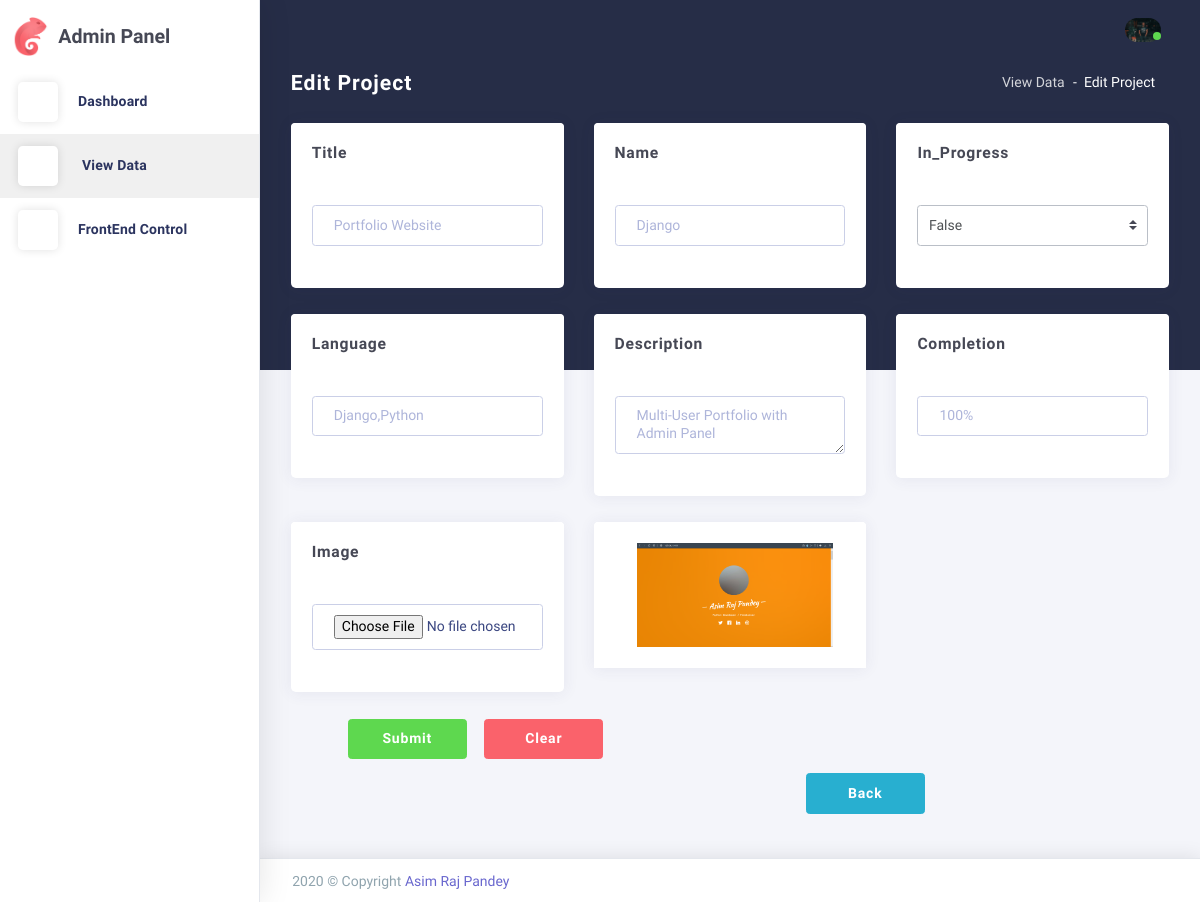
Screenshot of /admin-Panel/edit-project/12 (signed in) with the database file from the repository.
### User/models.py (models this page shows, shortened)
class UserProfile(models.Model):
    name = models.CharField(max_length=30,null=True)
    interest = models.CharField(max_length=100,null=True)
    address = models.CharField(max_length=80,null=True)
    phone_no = models.IntegerField(default='000000')
    email = models.EmailField(unique=True)
    website = models.CharField(max_length=100,null=True)
    about = models.TextField(null=True)
    image = models.ImageField(upload_to='user/',null=True)
    resume = models.FileField(upload_to='resume/',null=True)
    vuser = models.ForeignKey(User,on_delete=models.CASCADE)

class Project(models.Model):
    user = models.ForeignKey(User,on_delete=models.CASCADE)
    title = models.CharField(max_length=30,default='Undefined')
    name = models.CharField(max_length=30,default='Undefined')
    in_progress = models.BooleanField(default=False)
    language = models.CharField(max_length=30,null=True)
    description = models.TextField(null=True)
    completion = models.IntegerField(default='0')
    image = models.ImageField(upload_to='project/',null=True)

### adminpanel/views.py (the view)
# urls.py: path('edit-project/<int:id>',views.edit_project,name='editProject'),
@login_required(login_url='login')
def edit_project(request, id):
    data = UserProfile.objects.get(vuser = request.user)
    project = Project.objects.get(id = id)
    if request.method == 'POST':
        if request.POST['title'] != '': project.title = request.POST['title']
        if request.POST['name'] != '': project.name = request.POST['name']
        if request.POST['language'] != '': project.language = request.POST['language']
        if request.POST['description'] != '': project.description = request.POST['description']
        if request.POST['completion'] != '': project.completion = request.POST['completion']
        if request.POST['in_progress'] != '': project.in_progress = request.POST['in_progress']
        try:
            project.image = request.FILES['image']
        except MultiValueDictKeyError:
            pass
        try:
            project.save()
            return redirect('view')
        except:
            return render(request,'admin-panel/panel/edit-project.html',{'data':data,'project':project,'error':'Could not Edit Project','active':'active'})
    else:
        return render(request,'admin-panel/panel/edit-project.html',{'data':data,'project':project,'active':'active'})

### template/admin-panel/panel/edit-project.html (shortened to what this page needs)
{% extends 'admin-panel/panel/template/main.html'%}
{% load static %}
{% block 'content'%}
<div class="app-content content">
    <div class="content-wrapper">
      <div class="content-header row">
        <div class="content-header-left col-md-4 col-12 mb-2">
          <h3 class="content-header-title">Edit Project</h3>
        </div>
        <div class="content-header-right col-md-8 col-12">
          <div class="breadcrumbs-top float-md-right">
            <div class="breadcrumb-wrapper mr-1">
              <ol class="breadcrumb">
                <li class="breadcrumb-item"><a href="{% url 'view' %}">View Data</a>
                </li>
                <li class="breadcrumb-item active">Edit Project
                </li>
              </ol>
            </div>
          </div>
        </div>
      </div>
<form action="{% url 'editProject' project.id %}" method="POST" enctype="multipart/form-data">
<div class="content-body">
  <section class="basic-inputs">
  <div class="row match-height">
    <div class="col-xl-4 col-lg-6 col-md-12">
        <div class="card">
            <div class="card-header">
                <h4 class="card-title">Title</h4>
            </div>
            <div class="card-block">
                <div class="card-body">
                    <fieldset class="form-group">
                        <input type="text" class="form-control" id="placeholderInput" name="title" placeholder="{{project.title}}">
                    </fieldset>
                </div>
            </div>
        </div>
    </div>
    <div class="col-xl-4 col-lg-6 col-md-12">
      <div class="card">
          <div class="card-header">
              <h4 class="card-title">Name</h4>
          </div>
          <div class="card-block">
              <div class="card-body">
                  <fieldset class="form-group">
                      <input type="text" class="form-control" id="placeholderInput" name="name" placeholder="{{project.name}}">
                  </fieldset>
              </div>
          </div>
      </div>
    </div>
    <div class="col-xl-4 col-lg-6 col-md-12">
      <div class="card">
          <div class="card-header">
              <h4 class="card-title">In_Progress</h4>
          </div>
          <div class="card-block">
              <div class="card-body">
                <fieldset class="form-group">
                  <select class="custom-select" id="customSelect" name="in_progress">
                      <option value="False" {% if project.in_progress == False%}selected {%endif%}>False</option>
                  </select>
              </fieldset>
              </div>
          </div>
      </div>
    </div>
    <div class="col-xl-4 col-lg-6 col-md-12">
      <div class="card">
          <div class="card-header">
              <h4 class="card-title">Language</h4>
          </div>
          <div class="card-block">
              <div class="card-body">
                  <fieldset class="form-group">
                      <input type="text" class="form-control" id="placeholderInput" name="language" placeholder="{{project.language}}">
                  </fieldset>
              </div>
          </div>
      </div>
    </div>
    <div class="col-xl-4 col-lg-6 col-md-12">
      <div class="card">
          <div class="card-header">
              <h4 class="card-title">Description</h4>
          </div>
          <div class="card-block">
              <div class="card-body">
                  <fieldset class="form-group">
                      <textarea class="form-control" id="placeTextarea" name="description" rows="2" placeholder="{{project.description}}"></textarea>
                  </fieldset>
              </div>
          </div>
      </div>
    </div>
    <div class="col-xl-4 col-lg-6 col-md-12">
      <div class="card">
          <div class="card-header">
              <h4 class="card-title">Completion</h4>
          </div>
          <div class="card-block">
              <div class="card-body">
                  <fieldset class="form-group">
                      <input type="number" min="0" max="100" class="form-control" id="placeholderInput" name="completion" placeholder="{{project.completion}}%">
                  </fieldset>
              </div>
          </div>
      </div>
    </div>
    <div class="col-xl-4 col-lg-6 col-md-12">
      <div class="card">
          <div class="card-header">
              <h4 class="card-title">Image</h4>
          </div>
          <div class="card-block">
              <div class="card-body">
                  <fieldset class="form-group">
                      <input type="file" class="form-control" name="image" id="placeholderInput">
                  </fieldset>
              </div>
          </div>
      </div>
    </div>
    {% if project.image != ''%}
    <div class="col-xl-4 col-lg-6 col-md-12">
        <div class="card">
            <div class="card-header">
              <img src="{{project.image.url}}" alt="Project Image" style="width: 85%; margin-left: 22px;">
            </div>
        </div>
    </div>
    <div style="margin-left: 72px;">
      <button type="submit" class="btn btn-success btn-min-width mr-1 mb-1">Submit</button>
      <input type="reset" class="btn btn-danger btn-min-width mr-1 mb-1" value="Clear"></input>
    </div>
    <div style="margin-left: 530px;">
        <a href="{% url 'view' %}" class="btn btn-info btn-min-width mr-1 mb-1">Back</a>
    </div>
    {% endif %}
  </div>
  </section>
</div>
</form>
</div>
</div>
{% endblock %}

### template/admin-panel/panel/template/main.html (shortened to what this page needs)
{% load static %}
<!DOCTYPE html>
<html class="loading" lang="en" data-textdirection="ltr">
  <head>
    <link href="https://maxcdn.icons8.com/fonts/line-awesome/1.1/css/line-awesome.min.css" rel="stylesheet">
    <link rel="stylesheet" type="text/css" href="{% static 'adminPanel/panel/css/vendors.css'%}">
    <link rel="stylesheet" type="text/css" href="{% static 'adminPanel/panel/css/app-lite.css'%}">
    <link rel="stylesheet" type="text/css" href="{% static 'adminPanel/panel/css/core/menu/menu-types/vertical-menu.css'%}">
    <link rel="stylesheet" type="text/css" href="{% static 'adminPanel/panel/css/core/colors/palette-gradient.css'%}">
    <link rel="stylesheet" type="text/css" href="{% static 'adminPanel/panel/css/pages/dashboard-ecommerce.css'%}">
  </head>
  <body class="vertical-layout vertical-menu 2-columns   menu-expanded fixed-navbar" data-open="click" data-menu="vertical-menu" data-color="bg-chartbg" data-col="2-columns">
    <nav class="header-navbar navbar-expand-md navbar navbar-with-menu navbar-without-dd-arrow fixed-top navbar-semi-light">
      <div class="navbar-wrapper">
        <div class="navbar-container content">
          <div class="collapse navbar-collapse show" id="navbar-mobile">
            <ul class="nav navbar-nav float-right">
              <li class="dropdown dropdown-user nav-item"><a class="dropdown-toggle nav-link dropdown-user-link" data-toggle="dropdown"><span class="avatar avatar-online">
                {% if data.image == '' %}
                    <img src="{% static 'adminPanel/panel/images/portrait/default.jpg'%}" alt="avatar">
                {% else %}
                    <img src=" {{data.image.url}}" alt="avatar">
                {% endif %}
                    <i></i></span></a>
              </li>
            </ul>
          </div>
        </div>
      </div>
    </nav>
    <div class="main-menu menu-fixed menu-light menu-accordion    menu-shadow " data-scroll-to-active="true" data-img="{% static 'adminPanel/panel/images/backgrounds/02.jpg' %}">
      <div class="navbar-header">
        <ul class="nav navbar-nav flex-row">
          <li class="nav-item mr-auto"><a class="navbar-brand" href="{% url 'index' %}"><img class="brand-logo" alt="Chameleon admin logo" src="{% static 'adminPanel/panel/images/logo/logo.png'%}"/>
              <h3 class="brand-text">Admin Panel</h3></a></li>
        </ul>
      </div>
      <div class="main-menu-content">
        <ul class="navigation navigation-main" id="main-menu-navigation" data-menu="menu-navigation">
          <li class="{% if active or frontend %}nav-item{%else%}active{%endif%}"><a href="{% url 'index' %}"><i class="ft-home"></i><span class="menu-title" data-i18n="">Dashboard</span></a>
          </li>
          <li class="{% if active %}active{%else%}nav-item{%endif%}"><a href="{% url 'view' %}"><i class="ft-credit-card"></i><span class="menu-title" data-i18n="">View Data</span></a>
          </li>
          <li class="{% if frontend %}active{%else%}nav-item{%endif%}"><a href="{% url 'frontend' %}"><i class="ft-credit-card"></i><span class="menu-title" data-i18n="">FrontEnd Control</span></a>
          </li>
        </ul>
      </div>
      <div class="navigation-background"></div>
    </div>
   {% block 'content'%}
   {% endblock%}
    <footer class="footer footer-static footer-light navbar-border navbar-shadow">
      <div class="clearfix blue-grey lighten-2 text-sm-center mb-0 px-2"><span class="float-md-left d-block d-md-inline-block">2020  &copy; Copyright <a class="text-bold-800 grey darken-2" href="">Asim Raj Pandey</a></span>
      </div>
    </footer>
  </body>
</html>

### static/adminPanel/panel/css/core/menu/menu-types/vertical-menu.css (style rules this page uses)
body.vertical-layout.vertical-menu.menu-expanded .navbar-header { z-index: 999; float: left; width: 260px; }
body.vertical-layout.vertical-menu.menu-expanded .navbar .navbar-container { margin-left: 260px; }
body.vertical-layout.vertical-menu.menu-expanded .main-menu { width: 260px; -webkit-transition: 300ms ease all; -moz-transition: 300ms ease all; -o-transition: 300ms ease all; transition: 300ms ease all; -webkit-backface-visibility: hidden; -moz-backface-visibility: hidden; backface-visibility: hidden; }
body.vertical-layout.vertical-menu.menu-expanded .main-menu .navigation > li > a > i:before { font-size: 1.5rem; }
body.vertical-layout.vertical-menu.menu-expanded .main-menu .navigation > li > a > span { -webkit-transition: -webkit-transform .3s ease; -moz-transition: transform .3s ease, -moz-transform .3s ease; -o-transition: -o-transform .3s ease; transition: -webkit-transform .3s ease; transition: transform .3s ease; transition: transform .3s ease, -webkit-transform .3s ease, -moz-transform .3s ease, -o-transform .3s ease; }
body.vertical-layout.vertical-menu.menu-expanded .main-menu.menu-light .navigation > li > a > i { line-height: 40px; display: inline-block; width: 40px; height: 40px; margin-right: 20px; text-align: center; vertical-align: middle; border-radius: 12%; background: #fff; -webkit-box-shadow: 0 0 10px rgba(0, 0, 0, .12); box-shadow: 0 0 10px rgba(0, 0, 0, .12); }
body.vertical-layout.vertical-menu.menu-expanded .content, body.vertical-layout.vertical-menu.menu-expanded .footer { margin-left: 260px; }

### static/adminPanel/panel/css/pages/dashboard-ecommerce.css (style rules this page uses)
.content .content-wrapper { padding-top: 0 !important; }

### rows the page displays
UserProfile: image (picture)
Project: title "Portfolio Website", name "Django", in_progress "False", language "Django,Python", description "Multi-User Portfolio with Admin Panel", completion "100%", image (picture)
